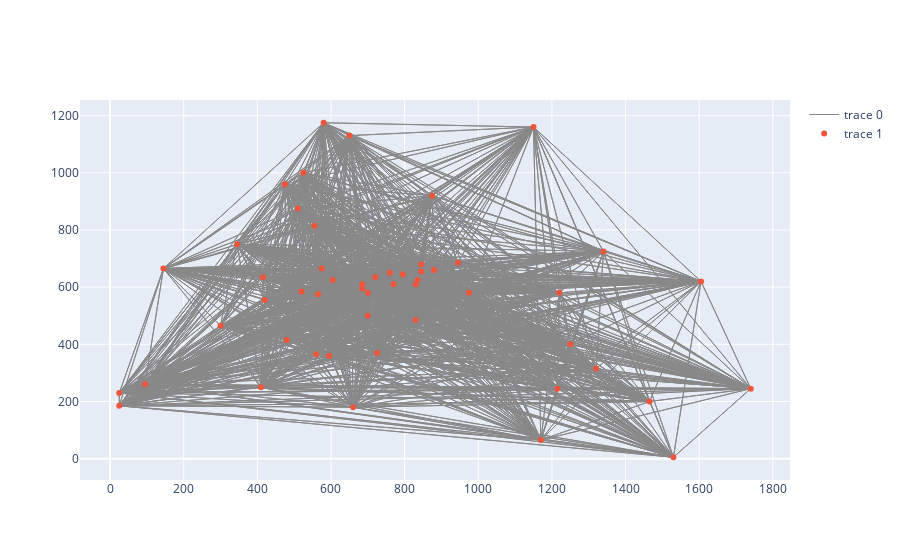

Notebook code cell kept with this figure:
### Code cell
edge_trace = go.Scatter(x=aux[:,0], y=aux[:,1],
    line=dict(width=1, color='#888'),
    hoverinfo='none',
    mode='lines')

node_trace = go.Scatter(x=data[:,0], y=data[:,1],
    hoverinfo='none',
    mode='markers')

fig = go.Figure(data=[edge_trace, node_trace])
fig.show()

### Figure 1 — Plotly figure (JSON) as saved in the notebook; plotly's stock layout.template omitted (floating-point values rounded to 4 significant figures; data arrays with more than 128 entries replaced by an {"elided": "..."} marker saying what was removed)
{"data": [{"hoverinfo": "none", "line": {"color": "#888", "width": 1}, "mode": "lines", "type": "scatter", "x": {"elided": "2652 int values"}, "y": {"elided": "2652 int values"}}, {"hoverinfo": "none", "mode": "markers", "type": "scatter", "x": [565, 25, 345, 945, 845, 880, 25, 525, 580, 650, 1605, 1220, 1465, 1530, 845, 725, 145, 415, 510, 560, 300, 520, 480, 835, 975, 1215, 1320, 1250, 660, 410, 420, 575, 1150, 700, 685, 685, 770, 795, 720, 760, 475, 95, 875, 700, 555, 830, 1170, 830, 605, 595, 1340, 1740], "y": [575, 185, 750, 685, 655, 660, 230, 1000, 1175, 1130, 620, 580, 200, 5, 680, 370, 665, 635, 875, 365, 465, 585, 415, 625, 580, 245, 315, 400, 180, 250, 555, 665, 1160, 580, 595, 610, 610, 645, 635, 650, 960, 260, 920, 500, 815, 485, 65, 610, 625, 360, 725, 245]}], "layout": {"autosize": true, "xaxis": {"autorange": true, "range": [-80.67, 1846.0], "type": "linear"}, "yaxis": {"autorange": true, "range": [-80.7, 1261.0], "type": "linear"}}}
